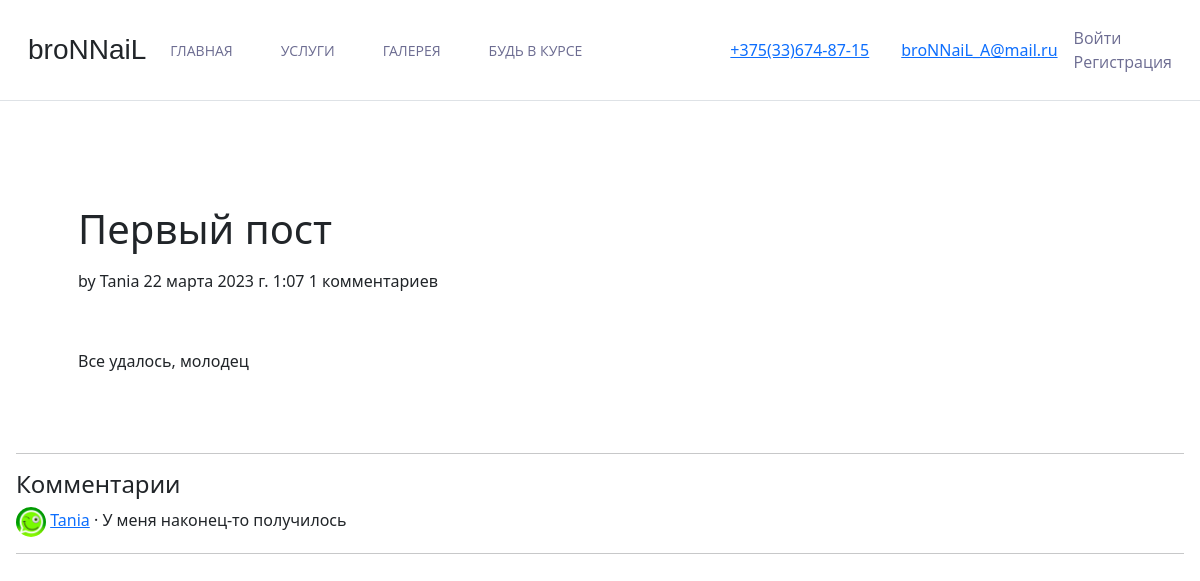
The page /blog/1 on the database its author committed.
### blog/models.py (models this page shows, shortened)
class Blog(models.Model):
    image = models.ImageField(upload_to='images/', default='images/placeholder.png', blank=True)
    title = models.CharField(max_length=255)
    body = models.TextField()
    date = models.DateTimeField(auto_now_add=True)
    author = models.ForeignKey(settings.AUTH_USER_MODEL, on_delete=models.CASCADE,)

class Comment(models.Model):
    author = models.ForeignKey(settings.AUTH_USER_MODEL, on_delete=models.CASCADE,)
    blog = models.ForeignKey(Blog, on_delete=models.CASCADE,)
    comment = models.CharField(max_length=200)
    def __str__(self):
        return self.comment

### accounts/models.py (models this page shows)
class CustomUser(AbstractUser):
    pass

class CustomerPhoto(models.Model):
    date = models.DateTimeField(auto_now_add=True)
    photo = models.ImageField(upload_to='users/', default='users/profile_placeholder.jpg', blank=True)
    user = models.ForeignKey(CustomUser, on_delete=models.CASCADE)

### blog/views.py (the view, shortened to what this page needs)
# urls.py: path("<int:pk>", BlogDetailView.as_view(), name="blog_detail"),
class BlogDetailView(DetailView):
    model = Blog
    template_name = "blog_detail.html"
    def get(self, request, *args, **kwargs):
        view = CommentGet.as_view()
        return view(request, *args, **kwargs)

### blog/views.py (called while the page is built)
    def get_context_data(self, **kwargs):
        context = super().get_context_data(**kwargs)
        context['form'] = CommentForm()
        return context

### templates/blog_detail.html (shortened to what this page needs)
{% extends "base.html" %}
{% load crispy_forms_tags %}
{% block content %}
<div class="container">
    <div class="row d-flex">
        <div class="col-lg-8 px-md-5 py-5">
            <div class="row pt-md-4">
                <div class="blog-entry">
                    <h1 class="mb-3">{{ blog.title }}</h1>
                    <div class="meta-wrap">
                        <p class="meta">
                            <span>by {{ blog.author }}</span>
                            <span>{{ blog.date }}</span>
                            <span>{{ blog.comment_set.all.count }} комментариев</span>
                        </p>
                    </div>
                    {% if blog.image %}
                    <p><img src="{{ blog.image.url }}" alt="" width="40%" display="block" border-radius="15px"></p>
                    {% else %}
                    <p><img src="/media/images/placeholder.png" alt="" width="40%" display="block" border-radius="15px">
                    </p>
                    {% endif %}
                    <p>{{ blog.body|linebreaksbr }}</p>
                </div>
            </div>
        </div>
    </div>
</div>
<hr>
<h4>Комментарии</h4>
{% for comment in blog.comment_set.all %}
<p>
    {% if comment.author.customerphoto_set.last %}
    <img src="{{ comment.author.customerphoto_set.last.photo.url }}" alt="commenter photo" style="border-radius: 15px" height="30">
    {% else %}
    <img src="/media/users/profile_placeholder.jpg" alt="commenter photo" style="border-radius: 15px" height="30px">
    {% endif %}
    <a href="{% url 'profile' comment.author.pk %}">{{ comment.author }}</a>
     &middot; {{ comment }}</p>
{% endfor %}
<hr>
{% endblock content %}

### rows shown on the page
Blog: title "Первый пост", author "Tania", date "22 марта 2023 г. 1:07", comment_set.all.count "1", body "Все удалось, молодец"
Comment: author.customerphoto_set.last.photo (picture), author "Tania", comment "У меня наконец-то получилось"
